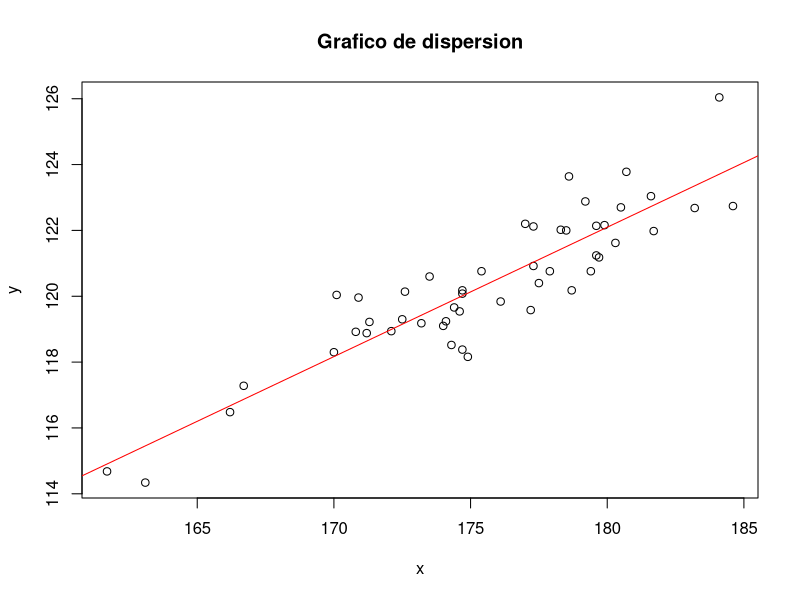
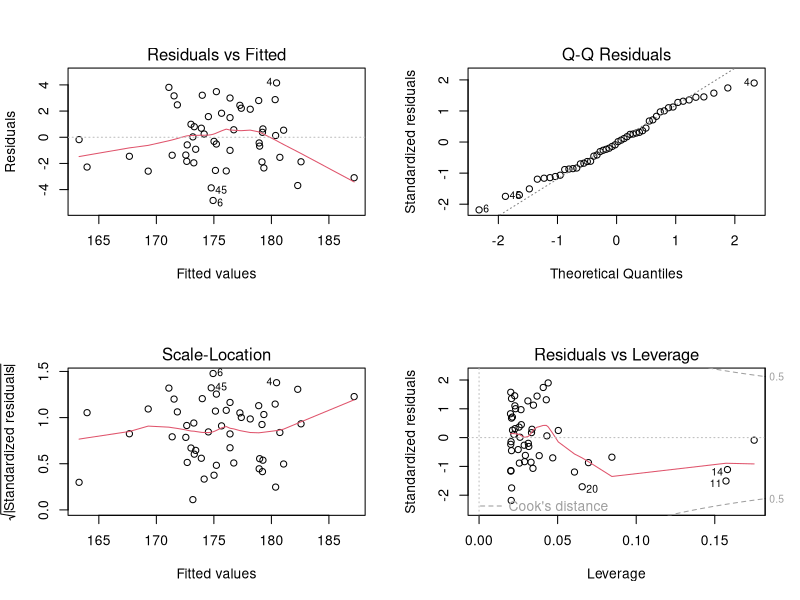

Source code (R) for these figures, in order:
###
#   Se cree que entre las variables x y y del archivo csv adjunto, podría haber 
#   una relación más o menos lineal. Para tener más evidencia sobre esto lleve
#   a cabo lo siguiente:
###  
setwd("C:/Users/monts/SantanderBEDU/MODULO2/Sesion5/Retos/Reto1")
data <- read.csv("datoslineal.csv")
attach(data)
# 1. Realice el gráfico de dispersión de los datos

plot(x,y, main="Grafico de dispersion")

# 2. Ajuste un modelo de regresión lineal simple a los datos, muestre un resumen
#    del modelo ajustado y trace la recta de regresión estimada junto con el 
#    gráfico de dispersión

modelo <- lm(x~y)
summary(modelo)
abline(lsfit(x,y), col="red")

# 3. Obtenga algunas gráficas de diagnóstico y diga si es razonable suponer para
#    los errores aleatoriedad, normalidad y varianza constante.

par(mfrow = c(2,2))
plot(modelo)
dev.off()
